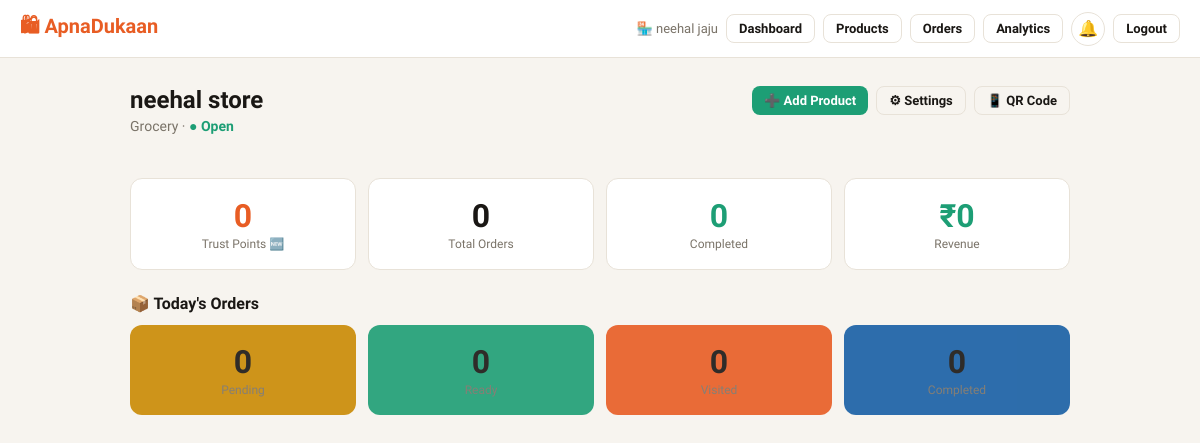
The app's page /owner/dashboard (signed in) with its own data.
### tables this page shows
CREATE TABLE stores(store_id TEXT PRIMARY KEY,owner_id TEXT NOT NULL,
  name TEXT NOT NULL,owner_name TEXT NOT NULL,address TEXT NOT NULL DEFAULT'',
  category TEXT NOT NULL DEFAULT'General',qr_code TEXT NOT NULL,
  points INTEGER NOT NULL DEFAULT 0,is_open INTEGER NOT NULL DEFAULT 1,
  is_approved INTEGER NOT NULL DEFAULT 1,
  description TEXT NOT NULL DEFAULT'',
  image_b64 TEXT,image_mime TEXT NOT NULL DEFAULT'image/jpeg',
  created_at TEXT NOT NULL DEFAULT(datetime('now')), latitude REAL, longitude REAL,
  FOREIGN KEY(owner_id) REFERENCES owners(owner_id));

CREATE TABLE store_analytics(store_id TEXT PRIMARY KEY,
  total_orders INTEGER NOT NULL DEFAULT 0,completed_orders INTEGER NOT NULL DEFAULT 0,
  total_visits INTEGER NOT NULL DEFAULT 0,no_shows INTEGER NOT NULL DEFAULT 0,
  repeat_customers INTEGER NOT NULL DEFAULT 0,total_revenue REAL NOT NULL DEFAULT 0,
  peak_slots TEXT NOT NULL DEFAULT'{}',last_updated TEXT NOT NULL DEFAULT(datetime('now')),
  FOREIGN KEY(store_id) REFERENCES stores(store_id));

### app.py (the view)
    @app.route("/owner/dashboard")
    @owner_required
    def owner_dashboard():
        sid=session["store_id"]; conn=get_db()
        store=conn.execute("SELECT * FROM stores WHERE store_id=?",(sid,)).fetchone()
        analytics=conn.execute("SELECT * FROM store_analytics WHERE store_id=?",(sid,)).fetchone()
        pending=conn.execute("""SELECT o.*,ts.label AS slot_label
            FROM orders o JOIN time_slots ts ON o.slot_id=ts.slot_id
            WHERE o.store_id=? AND o.status IN('placed','preparing')
            ORDER BY o.pickup_date, ts.start_time""", (sid,)).fetchall()
        today_orders=conn.execute("""SELECT o.*,ts.label AS slot_label
            FROM orders o JOIN time_slots ts ON o.slot_id=ts.slot_id
            WHERE o.store_id=? AND o.pickup_date=date('now')
            ORDER BY ts.start_time""", (sid,)).fetchall()
        ready=[o for o in today_orders if o["status"]=="ready"]
        visited=[o for o in today_orders if o["status"]=="visited"]
        completed=[o for o in today_orders if o["status"]=="completed"]
        pts=get_points(sid); tier,icon=get_tier(pts)
        peak_slots=json.loads(analytics["peak_slots"]) if analytics and analytics["peak_slots"] else {}
        avg_r,r_cnt=get_avg_rating("store",sid)
        return render_template("owner_dashboard.html",store=store,analytics=analytics,
                               pending=pending,ready=ready,visited=visited,completed=completed,
                               store_points=pts,tier=tier,icon=icon,peak_slots=peak_slots,
                               avg_rating=avg_r,rating_count=r_cnt)

### app.py (called while the page is built)
def _register_db_hooks(app):
    @app.teardown_appcontext
    def close_db(exc=None):
        db = g.pop("db", None)
        if db: db.close()

def get_db():
    if "db" not in g:
        from flask import current_app
        g.db = sqlite3.connect(current_app.config["DB_PATH"], timeout=30, check_same_thread=False)
        g.db.row_factory = sqlite3.Row
        for pragma in ("PRAGMA journal_mode=WAL","PRAGMA busy_timeout=30000",
                       "PRAGMA synchronous=NORMAL","PRAGMA foreign_keys=ON"):
            g.db.execute(pragma)
    return g.db

def get_unread_count(recipient_type, recipient_id):
    try:
        r = get_db().execute(
            "SELECT COUNT(*) FROM notifications WHERE recipient_type=? AND recipient_id=? AND is_read=0",
            (recipient_type, recipient_id)).fetchone()
        return r[0] if r else 0
    except Exception:
        return 0

def get_points(eid):
    r = get_db().execute("SELECT total_points FROM points WHERE entity_id=?",(eid,)).fetchone()
    return int(r["total_points"]) if r else 0

def get_tier(pts):
    if pts>=200: return "Star","⭐"
    if pts>=50:  return "Trusted","✅"
    return "New","🆕"

def get_avg_rating(ttype, tid):
    r=get_db().execute("SELECT AVG(rating) avg,COUNT(*) cnt FROM reviews WHERE target_type=? AND target_id=?",
                       (ttype,tid)).fetchone()
    if not r or not r["avg"]: return None,0
    return round(r["avg"],1), r["cnt"]

def owner_required(f):
    @wraps(f)
    def d(*a,**kw):
        if not session.get("owner_id"):
            flash("Please log in to access your store dashboard.","error")
            return redirect(url_for("owner_login"))
        return f(*a,**kw)
    return d

def _register_security_headers(app):
    @app.after_request
    def add_headers(response):
        h = response.headers
        h["X-Content-Type-Options"]="nosniff"; h["X-Frame-Options"]="SAMEORIGIN"
        h["X-XSS-Protection"]="1; mode=block"; h["Referrer-Policy"]="strict-origin-when-cross-origin"
        h["Permissions-Policy"]="geolocation=(self),microphone=(),camera=()"
        if app.config.get("SESSION_COOKIE_SECURE"):
            h["Strict-Transport-Security"]="max-age=31536000; includeSubDomains"
        if request.path.startswith(("/owner/","/my-","/control-panel/")):
            h["Cache-Control"]="no-store,no-cache,must-revalidate,private"
        return response

### templates/owner_dashboard.html (shortened to what this page needs)
{% extends "base.html" %}
{% block content %}
<div style="display:flex;align-items:flex-start;justify-content:space-between;flex-wrap:wrap;gap:12px;margin-bottom:20px;">
  <div>
    <h1 class="page-title">{{ store.name }}</h1>
    <p class="page-subtitle">
      {{ store.category }} ·
      {% if store.is_open %}<span style="color:var(--green);font-weight:600;">● Open</span>
      {% else %}<span style="color:var(--red);font-weight:600;">○ Closed</span>{% endif %}
    </p>
  </div>
  <div style="display:flex;gap:8px;flex-wrap:wrap;">
    <a href="/owner/product/add" class="btn btn-success btn-sm">➕ Add Product</a>
    <a href="/owner/store/settings" class="btn btn-outline btn-sm">⚙ Settings</a>
    <a href="/owner/qr" class="btn btn-outline btn-sm">📱 QR Code</a>
  </div>
</div>
<div class="grid4" style="margin-bottom:24px;">
  <div class="stat-card">
    <div class="stat-num" style="color:var(--orange);">{{ store_points }}</div>
    <div class="stat-label">Trust Points {{ icon }}</div>
  </div>
  <div class="stat-card">
    <div class="stat-num">{{ analytics.total_orders if analytics else 0 }}</div>
    <div class="stat-label">Total Orders</div>
  </div>
  <div class="stat-card">
    <div class="stat-num" style="color:var(--green);">{{ analytics.completed_orders if analytics else 0 }}</div>
    <div class="stat-label">Completed</div>
  </div>
  <div class="stat-card">
    <div class="stat-num" style="color:var(--green);">₹{{ "%.0f"|format(analytics.total_revenue if analytics else 0) }}</div>
    <div class="stat-label">Revenue</div>
  </div>
</div>
<h2 style="font-size:16px;font-weight:700;margin-bottom:12px;">📦 Today's Orders</h2>
<div class="grid4" style="margin-bottom:20px;">
  {% for label, lst, color in [('Pending', pending, '--yellow'),('Ready', ready, '--green'),('Visited', visited, '--orange'),('Completed', completed, '--blue')] %}
  <div class="stat-card" style="background:var({{ color }});border:none;opacity:.9;">
    <div class="stat-num">{{ lst|length }}</div>
    <div class="stat-label">{{ label }}</div>
  </div>
  {% endfor %}
</div>
{% endblock %}

### templates/base.html (shortened to what this page needs)
<!DOCTYPE html>
<html lang="en">
<head>
</head>
<body>
<nav class="nav">
  <a href="/" class="nav-brand">🛍 ApnaDukaan</a>
  <div class="nav-actions">
    <div id="nav-menu" class="nav-menu">
      {% if session.customer_name %}
      <span class="nav-user">👤 {{ session.customer_name }}</span>
      <form action="/search_product" method="GET" class="nav-search">
        <input
          type="text"
          name="q"
          placeholder="Search products..."
          class="nav-search-input"
        >
      </form>
      <a href="/my-orders" class="btn btn-outline btn-sm">🛒 My Orders</a>
      <a href="/my-points" class="btn btn-outline btn-sm">⭐ Points</a>
      <a href="/scan" class="btn btn-outline btn-sm">📷 Scan</a>
      {% if cart_count > 0 %}
        <span class="points-pill">🛒 {{ cart_count }} · ₹{{ cart_total }}</span>
      {% endif %}
      <a href="/notifications" class="notif-bell nav-item nav-highlight" title="Notifications">
        🔔<span class="notif-label"> Notifications</span>{% if notif_count > 0 %}<span class="notif-dot">{{ notif_count if notif_count < 100 else '99+' }}</span>{% endif %}
      </a>
      <a href="/customer/logout" class="btn btn-outline btn-sm">Logout</a>
    {% elif session.owner_id %}
      <span class="nav-user">🏪 {{ owner_name }}</span>
      <a href="/owner/dashboard" class="btn btn-outline btn-sm">Dashboard</a>
      <a href="/owner/products" class="btn btn-outline btn-sm">Products</a>
      <a href="/owner/orders" class="btn btn-outline btn-sm">Orders</a>
      <a href="/owner/analytics" class="btn btn-outline btn-sm">Analytics</a>
      <a href="/owner/notifications" class="notif-bell nav-item nav-highlight" title="Notifications">
        🔔<span class="notif-label"> Notifications</span>{% if notif_count > 0 %}<span class="notif-dot">{{ notif_count if notif_count < 100 else '99+' }}</span>{% endif %}
      </a>
      <a href="/owner/logout" class="btn btn-outline btn-sm">Logout</a>
    {% endif %}
    </div>
    </div>
</nav>
<div class="container">
  {% block content %}{% endblock %}
</div>
</body>
</html>

### templates/base.html (style rules this page uses)
:root { --bg:#F7F4EF;--card:#fff;--border:#E8E2D8;--text:#1A1714;--muted:#7A7368; --orange:#E85D24;--ol:#FEF0E9;--green:#1D9E75;--gl:#EAF7F1;--blue:#185FA5;--bl:#EBF3FC; --red:#D42B2B;--rl:#FEF0F0;--yellow:#CA8A04;--yl:#FEFCE8;--r:12px; --sh:0 1px 3px rgba(0,0,0,.06),0 4px 12px rgba(0,0,0,.04); }
* { box-sizing:border-box;margin:0;padding:0; }
body { font-family:'Plus Jakarta Sans',sans-serif;background:var(--bg);color:var(--text);min-height:100vh; }
a { color:inherit;text-decoration:none; }
.nav { background:var(--card);border-bottom:1px solid var(--border);padding:0 20px; display:flex;align-items:center;justify-content:space-between;height:58px;position:sticky;top:0;z-index:100; }
.nav-brand { font-size:20px;font-weight:700;color:var(--orange); }
.nav-actions { display:flex;align-items:center;gap:8px;flex-wrap:wrap; }
.nav-user { font-size:13px;color:var(--muted); }
.container { max-width:980px;margin:0 auto;padding:28px 20px; }
.page-title { font-size:24px;font-weight:700;margin-bottom:4px; }
.page-subtitle { font-size:14px;color:var(--muted);margin-bottom:24px; }
.btn { display:inline-flex;align-items:center;gap:6px;padding:9px 18px;border-radius:8px; font-size:14px;font-weight:600;cursor:pointer;border:none;transition:all .15s;font-family:inherit; }
.btn-success { background:var(--green);color:#fff; }
.btn-outline { background:transparent;border:1.5px solid var(--border);color:var(--text); }
.btn-sm { padding:6px 12px;font-size:13px; }
.grid4 { display:grid;grid-template-columns:repeat(4,1fr);gap:12px; }
.stat-card { background:var(--card);border:1px solid var(--border);border-radius:var(--r);padding:18px;text-align:center; }
.stat-num { font-size:32px;font-weight:700; }
.stat-label { font-size:12px;color:var(--muted);margin-top:2px;font-weight:500; }
.notif-bell { position:relative;display:inline-flex;align-items:center;justify-content:center; width:34px;height:34px;border-radius:50%;border:1.5px solid var(--border); background:var(--card);cursor:pointer;font-size:16px;transition:all .15s; }
.nav-menu { display: flex;align-items: center;gap: 8px }

### records on screen
stores: owner_name "neehal jaju", name "neehal store", category "Grocery"
store_analytics: total_orders "0", completed_orders "0", total_revenue "0"

### other values on screen
{{ store_points }} "0"
{{ icon }} "🆕"
{{ lst|length }} "0" "0" "0" "0"
{{ label }} "Pending" "Completed"
